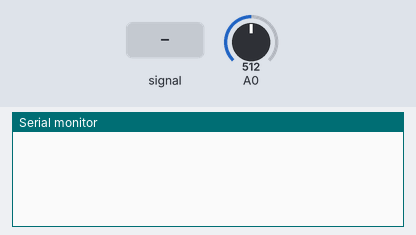
A sketch run on a simulated ESP8266 (NodeMCU). Shown: the last lines printed to the serial monitor. The test bench sets the inputs (shaded band); at power-on: A0 = 512.

Above: at 1.2 s.
1.3 s: A0 fed a 200 Hz sine of ±81 counts around its level
At 2.8 s:
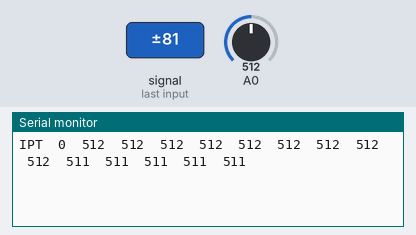
4.3 s: A0 set to 716
At 5.7 s:
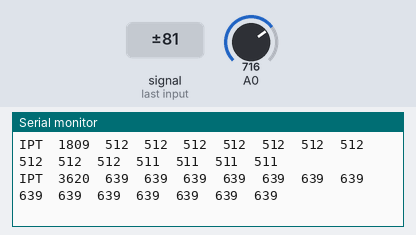
5.8 s: A0 fed a 2 Hz sine of ±306 counts around its level
7.3 s: A0 set to 900
At 8.1 s:
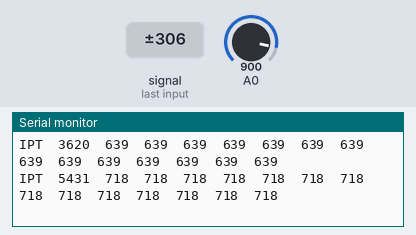
Timing chart, 0 to 9.8 s (numbered marks = the images above; inputs shaded):
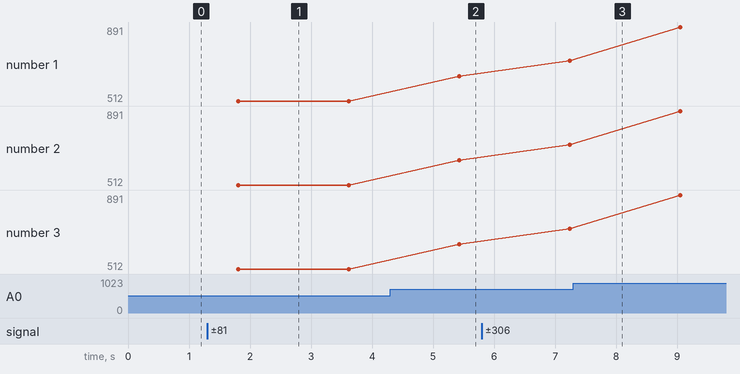

The sketch:

cca-16.ino
```cpp
/*
  ESP 32 Blink
  Turns on an LED on for one second, then off for one second, repeatedly.
  The ESP32 has an internal blue LED at D2 (GPIO 02)
*/

const int NSAMPLES = 1154;

//const int AICHANS[] = {35, 34, 39, 36, 26, 25, 33, 32, 13, 12, 14, 27, 15, 2, 0, 4};
//const int NCHANS = 16;

const int AICHANS[] = {35, 34, 39, 36, 26, 25, 33, 32, 13, 12, 14, 27, 15,  4};
const int NCHANS = 14;


int aivals[NCHANS];


void readchans(const int chans[], int nchans, int aival[], int nsamples){

  for (int k = 0; k < nchans; ++k){
    aival[k] = 0;
  }

  for (int i = 0; i < nsamples; ++i){
    for (int k = 0; k < nchans; ++k){
      aival[k] += analogRead(chans[k]);
    }
  }

  for (int k = 0; k < nchans; ++k){
    aival[k] /= nsamples;
  }

}

void setup()
{
  //for (int i = 0; i < NCHANS; ++i){
    //pinMode(AICHANS[i], INPUT);

  //}
  Serial.begin(9600);


}


void loop()
{
  int t1 = millis();
  readchans(AICHANS, NCHANS, aivals, NSAMPLES);

  Serial.printf("IPT\t%d", t1);
  for (int k = 0; k < NCHANS; ++k){
    Serial.printf("\t%d", aivals[k]);
  }

  Serial.printf("\n");


}
```

Measured:
- after the input at 1.3 s, the serial monitor: prints a new line after 0.51 s (image 1)
- after the input at 4.3 s, the serial monitor: prints a new line after 1.1 s (image 2)
- plotted number 1: 512 → 639 after the input at 4.3 s, 639 → 718 after the input at 5.8 s, 718 → 891 after the input at 7.3 s
- plotted number 2: 512 → 639 after the input at 4.3 s, 639 → 718 after the input at 5.8 s, 718 → 891 after the input at 7.3 s
- plotted number 3: 512 → 639 after the input at 4.3 s, 639 → 718 after the input at 5.8 s, 718 → 891 after the input at 7.3 s
